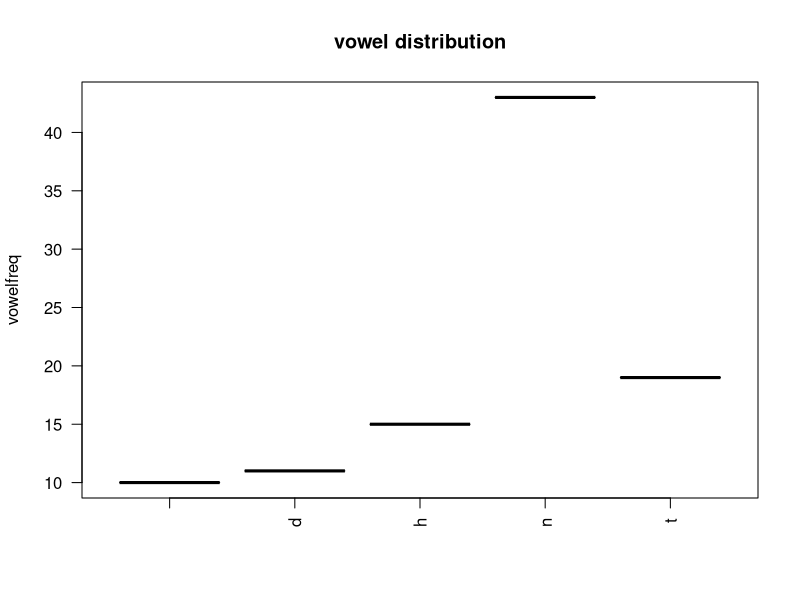

The R source for this figure: (Note: this script raises an error after producing the figure.)
States <- rownames(USArrests)
st <- paste(States, collapse ="")
st <- tolower(strsplit(st,"")[[1]])
table(st)
stdf <- data.frame(table(st))
sum(stdf[c(1,5,9,15,20),2])
#Question No.2
vowels <- as.vector(stdf[c(1,5,9,15,20),1])
vowels
vowelfreq <- as.vector(stdf[c(1,5,9,15,20),2])
vowelfreq
vowdist <- cbind(vowels, vowelfreq)
vowdist<- as.table(vowdist)
plot(vowelfreq~factor(vowels), vowdist, las=2, xlab="", main="vowel distribution")
savehistory("E:/kamagyana/Computing/DARET/Submissions/Asst5.1.r")
